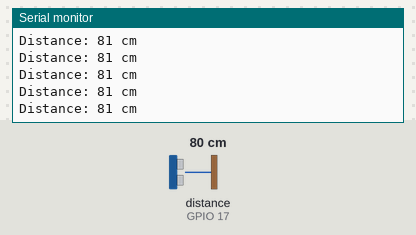
A sketch run on a simulated ESP32. On the bench: the last lines printed to the serial monitor. The test bench sets the inputs (shaded band); at power-on: distance to the obstacle (sensor on GPIO 17) 80 cm. The echo pulse lasts 58.3 µs per cm.

Above: at 0.9 s.
1.0 s: distance to the obstacle (sensor on GPIO 17) set to 196 cm
At 1.18 s:
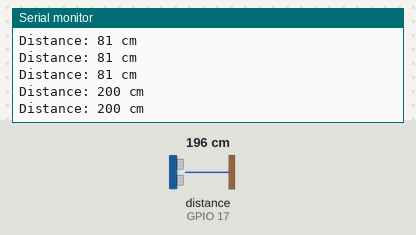
2.5 s: distance to the obstacle (sensor on GPIO 17) set to 204 cm
At 2.63 s:
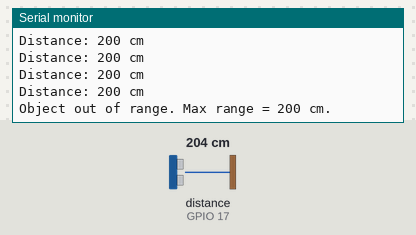

The sketch:

02_PicoBot_RTOS.ino
```cpp
#include <FreeRTOS.h>
#include <task.h>
#include <semphr.h>
#include <NewPing.h>

// Ultrasonic sensor pins
#define TRIGGER_PIN 16
#define ECHO_PIN 17
#define MAX_DISTANCE 200 // Maximum distance to measure (in cm)

// Ultrasonic sensor object
NewPing sonar(TRIGGER_PIN, ECHO_PIN, MAX_DISTANCE);

// Semaphore handle to manage access to the serial port
SemaphoreHandle_t xSerialSemaphore;

void readUltrasonicSensor(void *pvParameters) {
  (void) pvParameters;
  unsigned int distance;
  while (1) {
    // Read distance from ultrasonic sensor
    distance = sonar.ping_cm();

    // Take the semaphore to ensure exclusive access to the serial port
    if (xSemaphoreTake(xSerialSemaphore, portMAX_DELAY) == pdTRUE) {
      if (distance == 0) {
        Serial.println("Object out of range. Max range = 200 cm.");
      } else {
        Serial.print("Distance: ");
        Serial.print(distance);
        Serial.println(" cm");
      }
      xSemaphoreGive(xSerialSemaphore); // Release the semaphore
    }

    // Wait for a short period before the next reading (100ms)
    vTaskDelay(pdMS_TO_TICKS(100));
  }
}

void setup() {
  // Initialize serial communication
  Serial.begin(115200);

  // Create a binary semaphore for managing serial access
  xSerialSemaphore = xSemaphoreCreateBinary();
  xSemaphoreGive(xSerialSemaphore); // Initially give the semaphore

  // Create the task that reads the ultrasonic sensor
  xTaskCreate(readUltrasonicSensor, "Read Ultrasonic", 256, NULL, 1, NULL);

  // Start the FreeRTOS scheduler
  vTaskStartScheduler();
}

void loop() {
  // In FreeRTOS, the loop function is not used, as tasks are handled by the scheduler.
  // The scheduler will handle the execution of the readUltrasonicSensor task.
}
```

Measured:
- the behaviour switches between 200 and 201 cm on distance to the obstacle (sensor on GPIO 17) (found by bisection; images 1 and 2)
- after the input at 1.0 s, the serial monitor: prints a new line after 0.07 s (image 1)
- after the input at 2.5 s, the serial monitor: prints a new line at once (image 2)
